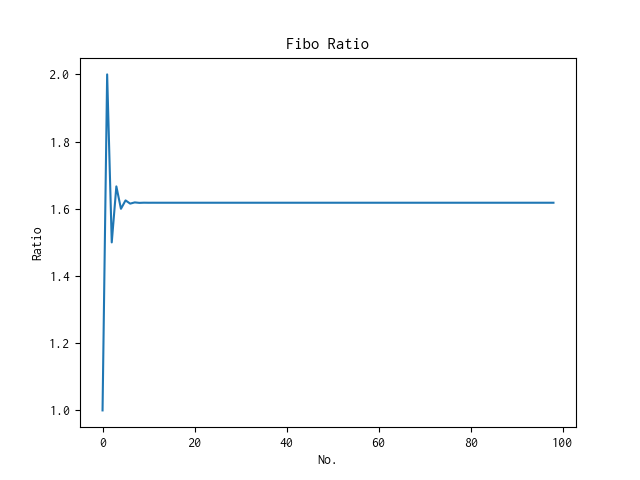

Source code (Python):
import matplotlib.pyplot as plt

def fibo(n):
    if n == 1:
        return [1]
    if n == 2:
        return [1, 1]
    
    a = 1
    b = 1
    series = [1, 1]
    for i in range(n - 2):
        c = a + b
        series.append(c)
        a = b
        b = c
    return series

if __name__ == '__main__':
    number = 100
    fibo = fibo(number)
    ratio_list = []
    # no_list = []
    no_list = range(number - 1)
    for i in range(number - 1):
        ratio_list.append(fibo[i + 1] / fibo[i])
        # no_list.append(i)

    plt.plot(no_list, ratio_list)
    plt.xlabel('No.')
    plt.ylabel('Ratio')
    plt.title('Fibo Ratio')

    plt.savefig('05.png')
    